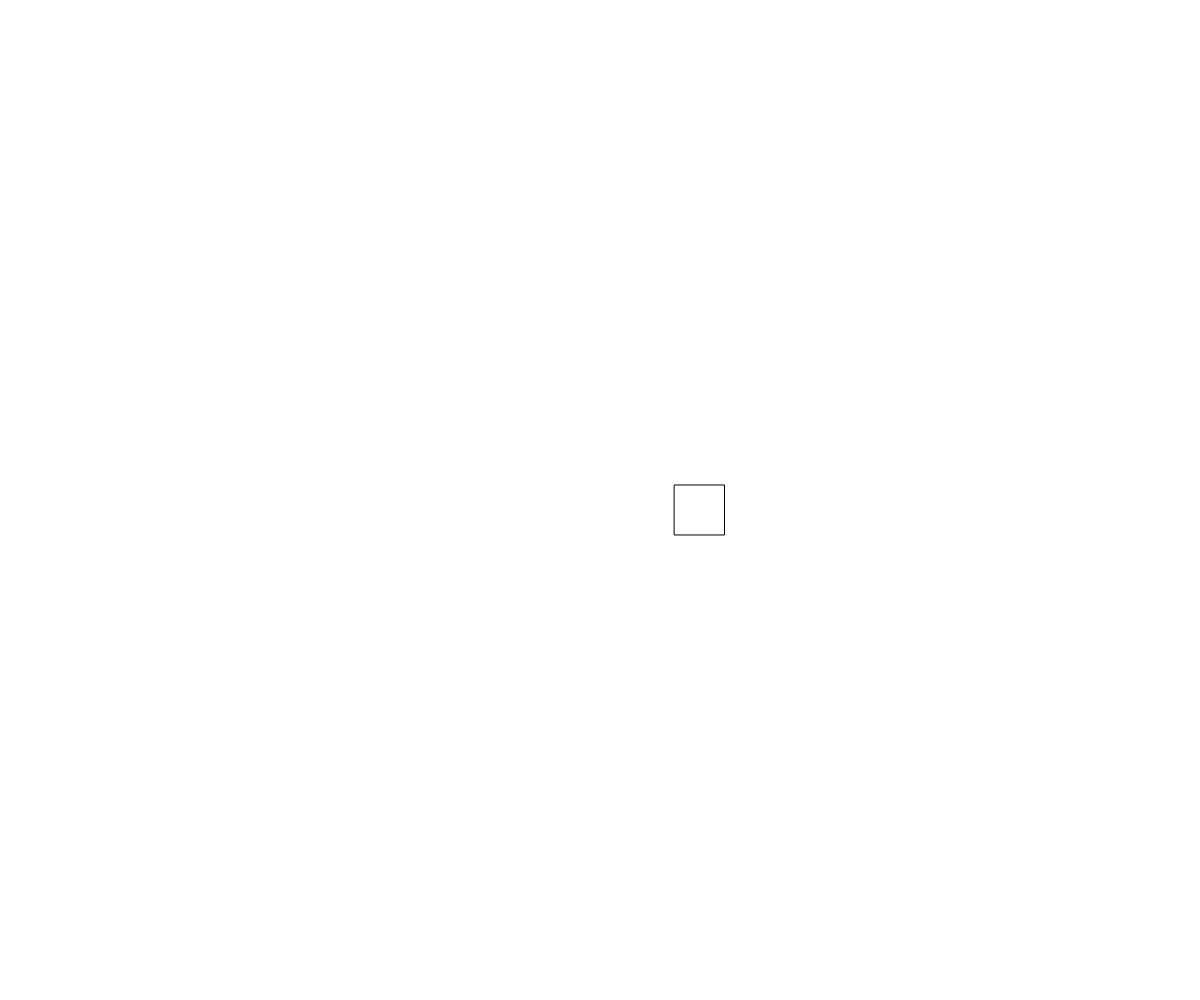
Frame 1 (no input)
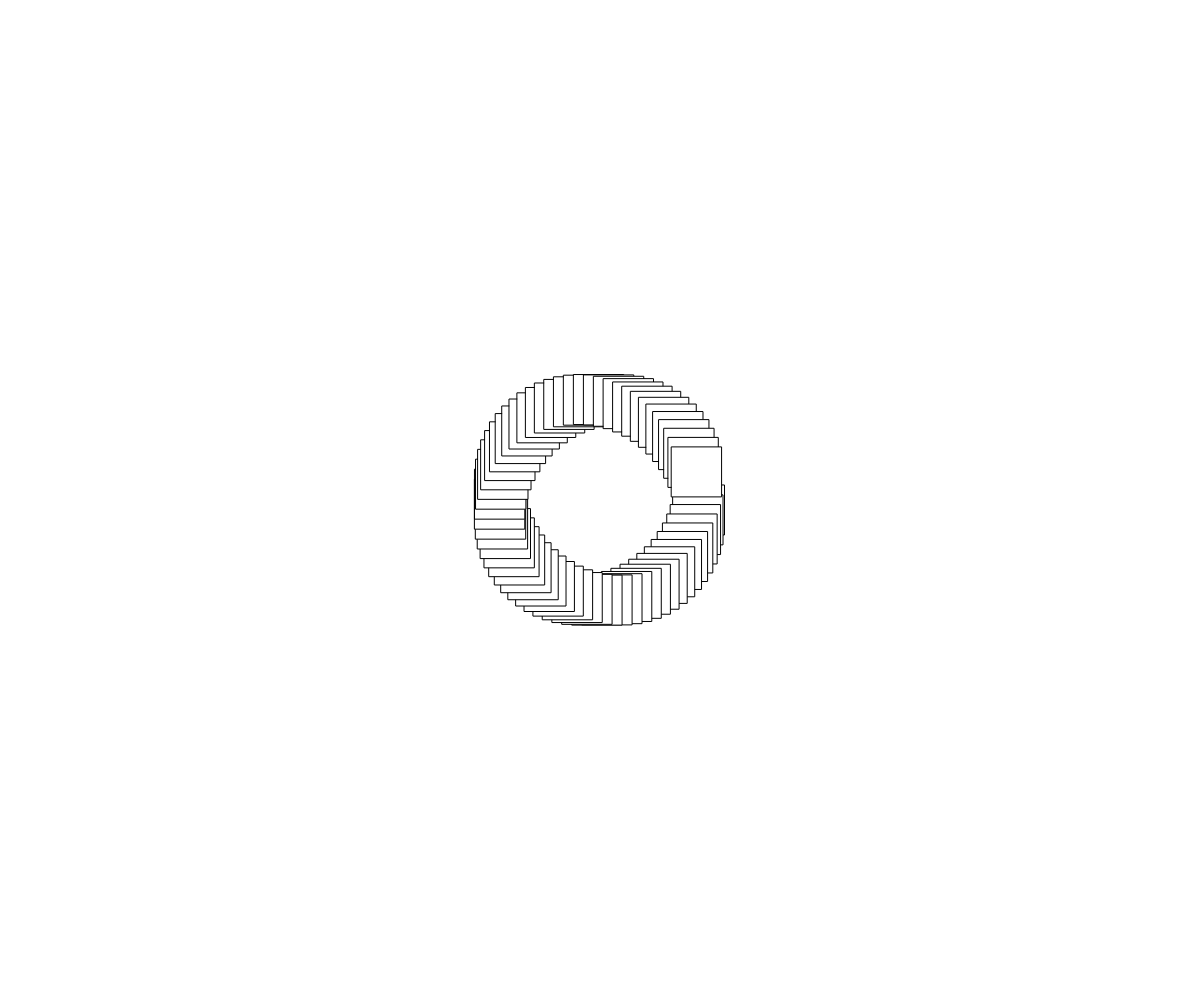
Frame 60 (no input)
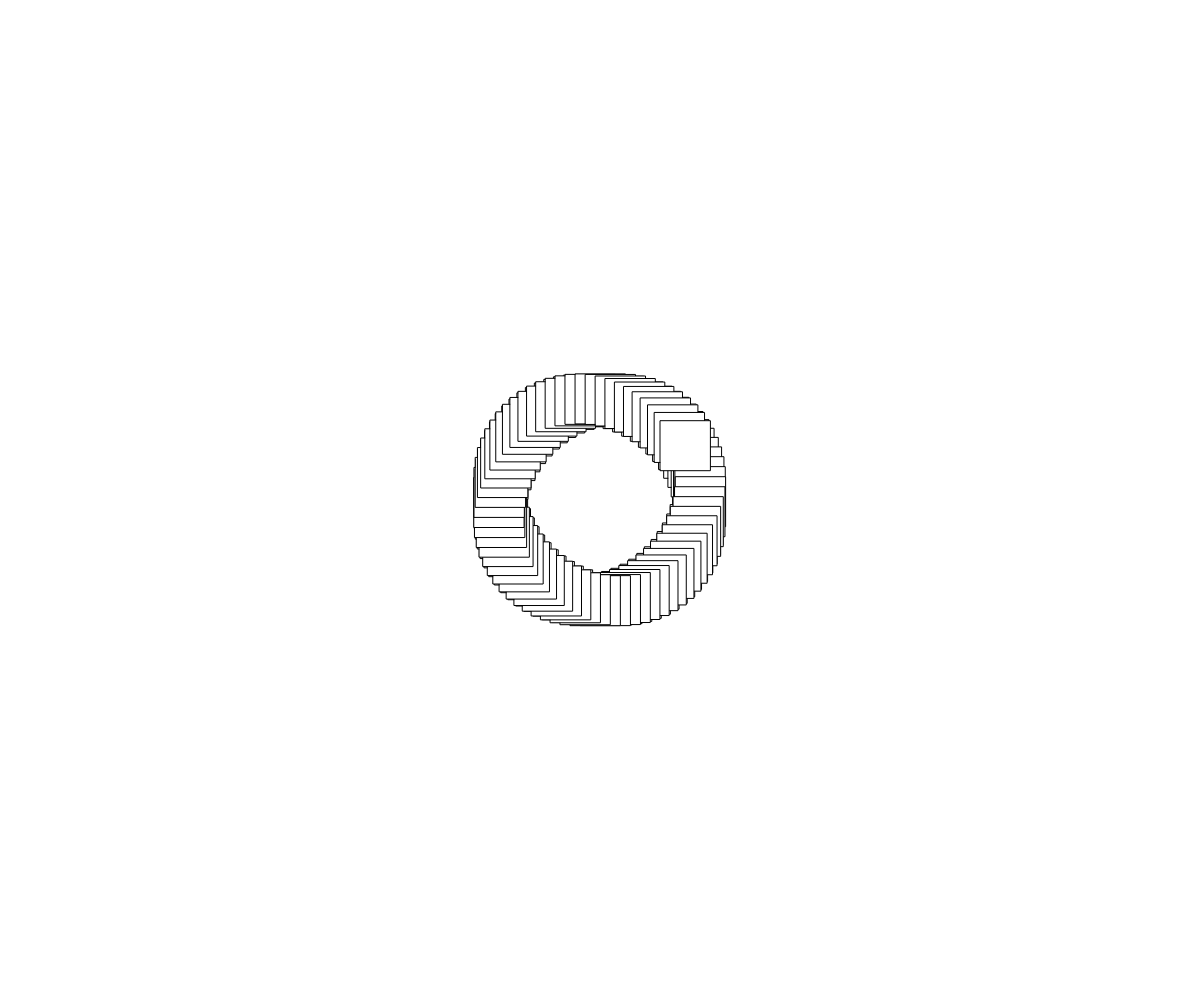
Frame 120 (the mouse pressed at the canvas centre since frame 60)

The p5.js sketch that drew these frames (run headless with seeded random() and noise() and a simulated clock; from frame 60 on, the mouse is pressed at the canvas centre):

// p5.js sketch
// ── sketch.js
var angle = 0;
var angularAcceleration;
var angularVelocity = 0.1;
var radius = 100;

function setup() {
  createCanvas(window.innerWidth, window.innerHeight);
  rectMode(CENTER);
}

function draw() {
  // background(220);
  angle+=angularVelocity;
  radius += 0.01;

  var x = cos(angle)*(radius);
  var y = sin(angle)*(radius);

  push();
  translate(width/2, height/2);
  rect(x,y,50,50);
  pop();
}
